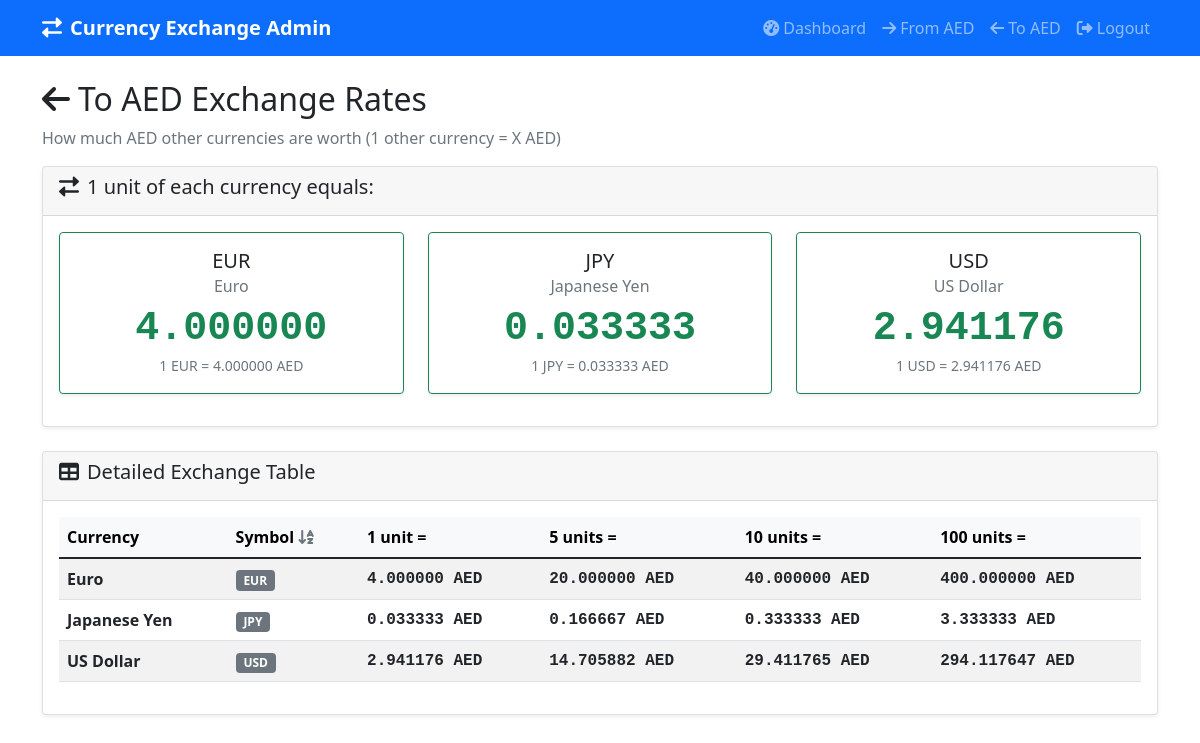
Before: /to_aed (signed in) with the older database file.
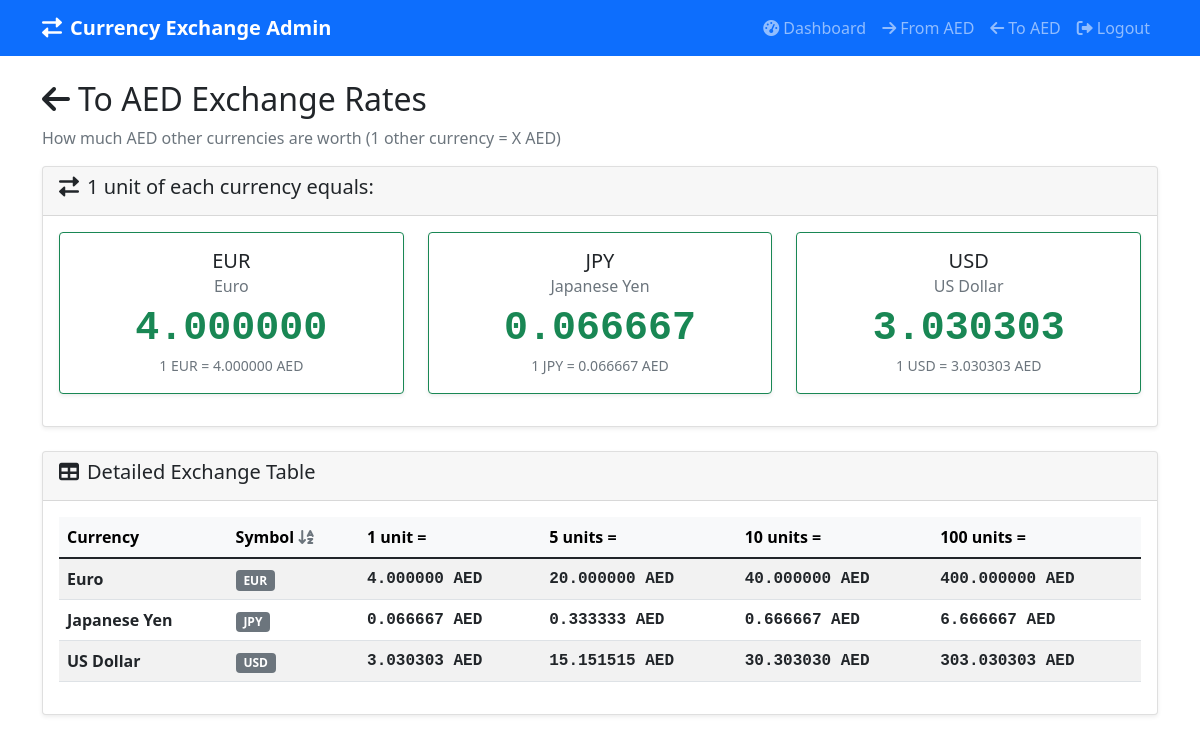
After: the same page with the newer database file.
### app.py (models this page shows, shortened)
class Currency(db.Model):
    id = db.Column(db.Integer, primary_key=True)
    name = db.Column(db.String(100), nullable=False)
    symbol = db.Column(db.String(10), nullable=False, unique=True)
    rate_to_aed = db.Column(db.Float, nullable=False)  # How much of this currency equals 1 AED

### app.py (the view)
@app.route('/to_aed')
@login_required
def to_aed():
    currencies = Currency.query.order_by(Currency.symbol.asc()).all()
    return render_template('to_aed.html', currencies=currencies)

### app.py (called while the page is built)
@login_manager.user_loader
def load_user(user_id):
    admin_user = AdminUser.query.filter_by(username=user_id).first()
    if admin_user:
        return User(admin_user.username)
    return None

### templates/to_aed.html (shortened to what this page needs)
{% extends "base.html" %}
{% block content %}
<div class="row">
    <div class="col-12">
        <h2><i class="fas fa-arrow-left me-2"></i>To AED Exchange Rates</h2>
        <p class="text-muted">How much AED other currencies are worth (1 other currency = X AED)</p>
    </div>
</div>
<div class="row">
    <div class="col-12">
        <div class="card">
            <div class="card-header">
                <h5><i class="fas fa-exchange-alt me-2"></i>1 unit of each currency equals:</h5>
            </div>
            <div class="card-body">
                {% if currencies %}
                <div class="row">
                    {% for currency in currencies %}
                    <div class="col-md-6 col-lg-4 mb-3">
                        <div class="card border-success">
                            <div class="card-body text-center">
                                <h5 class="card-title">{{ currency.symbol }}</h5>
                                <h6 class="card-subtitle mb-2 text-muted">{{ currency.name }}</h6>
                                <div class="display-6 currency-rate text-success">
                                    {{ "%.6f"|format(1/currency.rate_to_aed) }}
                                </div>
                                <small class="text-muted">
                                    1 {{ currency.symbol }} = {{ "%.6f"|format(1/currency.rate_to_aed) }} AED
                                </small>
                            </div>
                        </div>
                    </div>
                    {% endfor %}
                </div>
                {% endif %}
            </div>
        </div>
    </div>
</div>
{% if currencies %}
<div class="row mt-4">
    <div class="col-12">
        <div class="card">
            <div class="card-header">
                <h5><i class="fas fa-table me-2"></i>Detailed Exchange Table</h5>
            </div>
            <div class="card-body">
                <div class="table-responsive">
                    <table class="table table-striped table-hover">
                        <thead class="table-success">
                            <tr>
                                <th>Currency</th>
                                <th>Symbol <i class="fas fa-sort-alpha-down text-muted"></i></th>
                                <th>1 unit =</th>
                                <th>5 units =</th>
                                <th>10 units =</th>
                                <th>100 units =</th>
                            </tr>
                        </thead>
                        <tbody>
                            {% for currency in currencies %}
                            <tr>
                                <td><strong>{{ currency.name }}</strong></td>
                                <td><span class="badge bg-secondary">{{ currency.symbol }}</span></td>
                                <td class="currency-rate">{{ "%.6f"|format(1/currency.rate_to_aed) }} AED</td>
                                <td class="currency-rate">{{ "%.6f"|format(5/currency.rate_to_aed) }} AED</td>
                                <td class="currency-rate">{{ "%.6f"|format(10/currency.rate_to_aed) }} AED</td>
                                <td class="currency-rate">{{ "%.6f"|format(100/currency.rate_to_aed) }} AED</td>
                            </tr>
                            {% endfor %}
                        </tbody>
                    </table>
                </div>
            </div>
        </div>
    </div>
</div>
{% endif %}
{% endblock %}

Changed rows visible on the page:
changed Currency "JPY": 1/currency.rate_to_aed "0.033333" → "0.066667"; 5/currency.rate_to_aed "0.166667" → "0.333333"; 10/currency.rate_to_aed "0.333333" → "0.666667"; 100/currency.rate_to_aed "3.333333" → "6.666667"
changed Currency "USD": 1/currency.rate_to_aed "2.941176" → "3.030303"; 5/currency.rate_to_aed "14.705882" → "15.151515"; 10/currency.rate_to_aed "29.411765" → "30.303030"; 100/currency.rate_to_aed "294.117647" → "303.030303"
